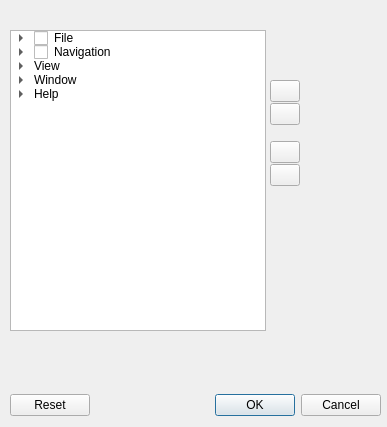
<?xml version="1.0" encoding="UTF-8"?>
<ui version="4.0">
 <class>Form</class>
 <widget class="QWidget" name="Form">
  <property name="geometry">
   <rect>
    <x>0</x>
    <y>0</y>
    <width>387</width>
    <height>427</height>
   </rect>
  </property>
  <property name="font">
   <font>
    <family>Segoe UI</family>
    <pointsize>9</pointsize>
   </font>
  </property>
  <property name="windowTitle">
   <string>Form</string>
  </property>
  <widget class="QTreeWidget" name="treeWidget">
   <property name="geometry">
    <rect>
     <x>10</x>
     <y>30</y>
     <width>256</width>
     <height>301</height>
    </rect>
   </property>
   <property name="dragEnabled">
    <bool>true</bool>
   </property>
   <property name="dragDropMode">
    <enum>QAbstractItemView::InternalMove</enum>
   </property>
   <property name="iconSize">
    <size>
     <width>16</width>
     <height>16</height>
    </size>
   </property>
   <attribute name="headerVisible">
    <bool>false</bool>
   </attribute>
   <column>
    <property name="text">
     <string>Actions</string>
    </property>
    <property name="font">
     <font>
      <family>Segoe UI</family>
     </font>
    </property>
   </column>
   <item>
    <property name="text">
     <string>File</string>
    </property>
    <property name="font">
     <font>
      <family>Segoe UI</family>
     </font>
    </property>
    <property name="checkState">
     <enum>Unchecked</enum>
    </property>
    <item>
     <property name="text">
      <string>Open</string>
     </property>
     <property name="checkState">
      <enum>Unchecked</enum>
     </property>
     <property name="icon">
      <iconset resource="../Icons/icons.qrc">
       <normaloff>:/File/openfolder.png</normaloff>:/File/openfolder.png</iconset>
     </property>
     <property name="flags">
      <set>ItemIsSelectable|ItemIsDragEnabled|ItemIsUserCheckable|ItemIsEnabled|ItemIsTristate</set>
     </property>
    </item>
    <item>
     <property name="text">
      <string>Close</string>
     </property>
     <property name="checkState">
      <enum>Unchecked</enum>
     </property>
     <property name="icon">
      <iconset resource="../Icons/icons.qrc">
       <normaloff>:/File/close.png</normaloff>:/File/close.png</iconset>
     </property>
    </item>
    <item>
     <property name="text">
      <string>Print</string>
     </property>
     <property name="checkState">
      <enum>Unchecked</enum>
     </property>
     <property name="icon">
      <iconset resource="../Icons/icons.qrc">
       <normaloff>:/File/print.png</normaloff>:/File/print.png</iconset>
     </property>
    </item>
    <item>
     <property name="text">
      <string>Open in External Viewer</string>
     </property>
     <property name="checkState">
      <enum>Unchecked</enum>
     </property>
     <property name="icon">
      <iconset resource="../Icons/icons.qrc">
       <normaloff>:/Edit/editimage.png</normaloff>:/Edit/editimage.png</iconset>
     </property>
    </item>
    <item>
     <property name="text">
      <string>Open in Explorer</string>
     </property>
     <property name="checkState">
      <enum>Unchecked</enum>
     </property>
     <property name="icon">
      <iconset resource="../Icons/icons.qrc">
       <normaloff>:/Windows/win_library.png</normaloff>:/Windows/win_library.png</iconset>
     </property>
    </item>
    <item>
     <property name="text">
      <string>Edit Metadata</string>
     </property>
     <property name="checkState">
      <enum>Unchecked</enum>
     </property>
     <property name="icon">
      <iconset resource="../Icons/icons.qrc">
       <normaloff>:/Edit/editimage.png</normaloff>:/Edit/editimage.png</iconset>
     </property>
    </item>
    <item>
     <property name="text">
      <string>Exit</string>
     </property>
     <property name="checkState">
      <enum>Unchecked</enum>
     </property>
     <property name="icon">
      <iconset resource="../Icons/icons.qrc">
       <normaloff>:/File/exit.png</normaloff>:/File/exit.png</iconset>
     </property>
    </item>
   </item>
   <item>
    <property name="text">
     <string>Navigation</string>
    </property>
    <property name="checkState">
     <enum>Unchecked</enum>
    </property>
    <item>
     <property name="text">
      <string>Add Bookmark</string>
     </property>
     <property name="checkState">
      <enum>Unchecked</enum>
     </property>
     <property name="icon">
      <iconset resource="../Icons/icons.qrc">
       <normaloff>:/Edit/addbookmark.png</normaloff>:/Edit/addbookmark.png</iconset>
     </property>
    </item>
    <item>
     <property name="text">
      <string>Remove Bookmark</string>
     </property>
     <property name="checkState">
      <enum>Unchecked</enum>
     </property>
     <property name="icon">
      <iconset resource="../Icons/icons.qrc">
       <normaloff>:/Edit/removebookmark.png</normaloff>:/Edit/removebookmark.png</iconset>
     </property>
    </item>
    <item>
     <property name="text">
      <string>Previous Image</string>
     </property>
    </item>
    <item>
     <property name="text">
      <string>Next Image</string>
     </property>
    </item>
    <item>
     <property name="text">
      <string>First Image</string>
     </property>
    </item>
    <item>
     <property name="text">
      <string>Last Image</string>
     </property>
    </item>
    <item>
     <property name="text">
      <string>Reload Image</string>
     </property>
    </item>
    <item>
     <property name="text">
      <string>Slideshow Mode</string>
     </property>
    </item>
   </item>
   <item>
    <property name="text">
     <string>View</string>
    </property>
    <item>
     <property name="text">
      <string>Fullscreen</string>
     </property>
    </item>
    <item>
     <property name="text">
      <string>Zoom In</string>
     </property>
    </item>
    <item>
     <property name="text">
      <string>Zoom Out</string>
     </property>
    </item>
    <item>
     <property name="text">
      <string>View Actual Size</string>
     </property>
    </item>
    <item>
     <property name="text">
      <string>Fit to Screen</string>
     </property>
    </item>
    <item>
     <property name="text">
      <string>Fit to Screen Height</string>
     </property>
    </item>
    <item>
     <property name="text">
      <string>Fit to Screen Width</string>
     </property>
    </item>
   </item>
   <item>
    <property name="text">
     <string>Window</string>
    </property>
    <item>
     <property name="text">
      <string>New Tab</string>
     </property>
    </item>
    <item>
     <property name="text">
      <string>Close Tab</string>
     </property>
    </item>
    <item>
     <property name="text">
      <string>Thumbnail Browser</string>
     </property>
    </item>
    <item>
     <property name="text">
      <string>Folder Browser</string>
     </property>
    </item>
    <item>
     <property name="text">
      <string>Debug Viewer</string>
     </property>
    </item>
   </item>
   <item>
    <property name="text">
     <string>Help</string>
    </property>
    <item>
     <property name="text">
      <string>About LIDS</string>
     </property>
    </item>
    <item>
     <property name="text">
      <string>About Qt</string>
     </property>
    </item>
   </item>
  </widget>
  <widget class="QDialogButtonBox" name="buttonBox">
   <property name="geometry">
    <rect>
     <x>10</x>
     <y>390</y>
     <width>371</width>
     <height>31</height>
    </rect>
   </property>
   <property name="orientation">
    <enum>Qt::Horizontal</enum>
   </property>
   <property name="standardButtons">
    <set>QDialogButtonBox::Cancel|QDialogButtonBox::Ok|QDialogButtonBox::Reset</set>
   </property>
  </widget>
  <widget class="QWidget" name="layoutWidget">
   <property name="geometry">
    <rect>
     <x>270</x>
     <y>30</y>
     <width>30</width>
     <height>301</height>
    </rect>
   </property>
   <layout class="QVBoxLayout" name="buttonLayout">
    <property name="spacing">
     <number>1</number>
    </property>
    <item>
     <spacer name="verticalSpacer_2">
      <property name="orientation">
       <enum>Qt::Vertical</enum>
      </property>
      <property name="sizeType">
       <enum>QSizePolicy::Fixed</enum>
      </property>
      <property name="sizeHint" stdset="0">
       <size>
        <width>20</width>
        <height>50</height>
       </size>
      </property>
     </spacer>
    </item>
    <item>
     <widget class="QPushButton" name="addButton">
      <property name="sizePolicy">
       <sizepolicy hsizetype="Fixed" vsizetype="Fixed">
        <horstretch>0</horstretch>
        <verstretch>0</verstretch>
       </sizepolicy>
      </property>
      <property name="toolTip">
       <string>Add to tooltip list</string>
      </property>
      <property name="text">
       <string/>
      </property>
      <property name="icon">
       <iconset resource="../Icons/icons.qrc">
        <normaloff>:/Misc/add.png</normaloff>:/Misc/add.png</iconset>
      </property>
     </widget>
    </item>
    <item>
     <widget class="QPushButton" name="removeButton">
      <property name="sizePolicy">
       <sizepolicy hsizetype="Fixed" vsizetype="Fixed">
        <horstretch>0</horstretch>
        <verstretch>0</verstretch>
       </sizepolicy>
      </property>
      <property name="toolTip">
       <string>Remove from tooltip list</string>
      </property>
      <property name="text">
       <string/>
      </property>
      <property name="icon">
       <iconset resource="../Icons/icons.qrc">
        <normaloff>:/Misc/remove.png</normaloff>:/Misc/remove.png</iconset>
      </property>
     </widget>
    </item>
    <item>
     <spacer name="verticalSpacer">
      <property name="orientation">
       <enum>Qt::Vertical</enum>
      </property>
      <property name="sizeType">
       <enum>QSizePolicy::Fixed</enum>
      </property>
      <property name="sizeHint" stdset="0">
       <size>
        <width>20</width>
        <height>15</height>
       </size>
      </property>
     </spacer>
    </item>
    <item>
     <widget class="QPushButton" name="upButton">
      <property name="sizePolicy">
       <sizepolicy hsizetype="Fixed" vsizetype="Fixed">
        <horstretch>0</horstretch>
        <verstretch>0</verstretch>
       </sizepolicy>
      </property>
      <property name="toolTip">
       <string>Move item up</string>
      </property>
      <property name="text">
       <string/>
      </property>
      <property name="icon">
       <iconset resource="../Icons/icons.qrc">
        <normaloff>:/Settings/up.png</normaloff>:/Settings/up.png</iconset>
      </property>
     </widget>
    </item>
    <item>
     <widget class="QPushButton" name="downButton">
      <property name="sizePolicy">
       <sizepolicy hsizetype="Fixed" vsizetype="Fixed">
        <horstretch>0</horstretch>
        <verstretch>0</verstretch>
       </sizepolicy>
      </property>
      <property name="toolTip">
       <string>Move item down</string>
      </property>
      <property name="text">
       <string/>
      </property>
      <property name="icon">
       <iconset resource="../Icons/icons.qrc">
        <normaloff>:/Settings/down.png</normaloff>:/Settings/down.png</iconset>
      </property>
     </widget>
    </item>
    <item>
     <spacer name="verticalSpacer_3">
      <property name="orientation">
       <enum>Qt::Vertical</enum>
      </property>
      <property name="sizeHint" stdset="0">
       <size>
        <width>20</width>
        <height>40</height>
       </size>
      </property>
     </spacer>
    </item>
   </layout>
  </widget>
 </widget>
 <resources>
  <include location="../Icons/icons.qrc"/>
 </resources>
 <connections/>
</ui>
